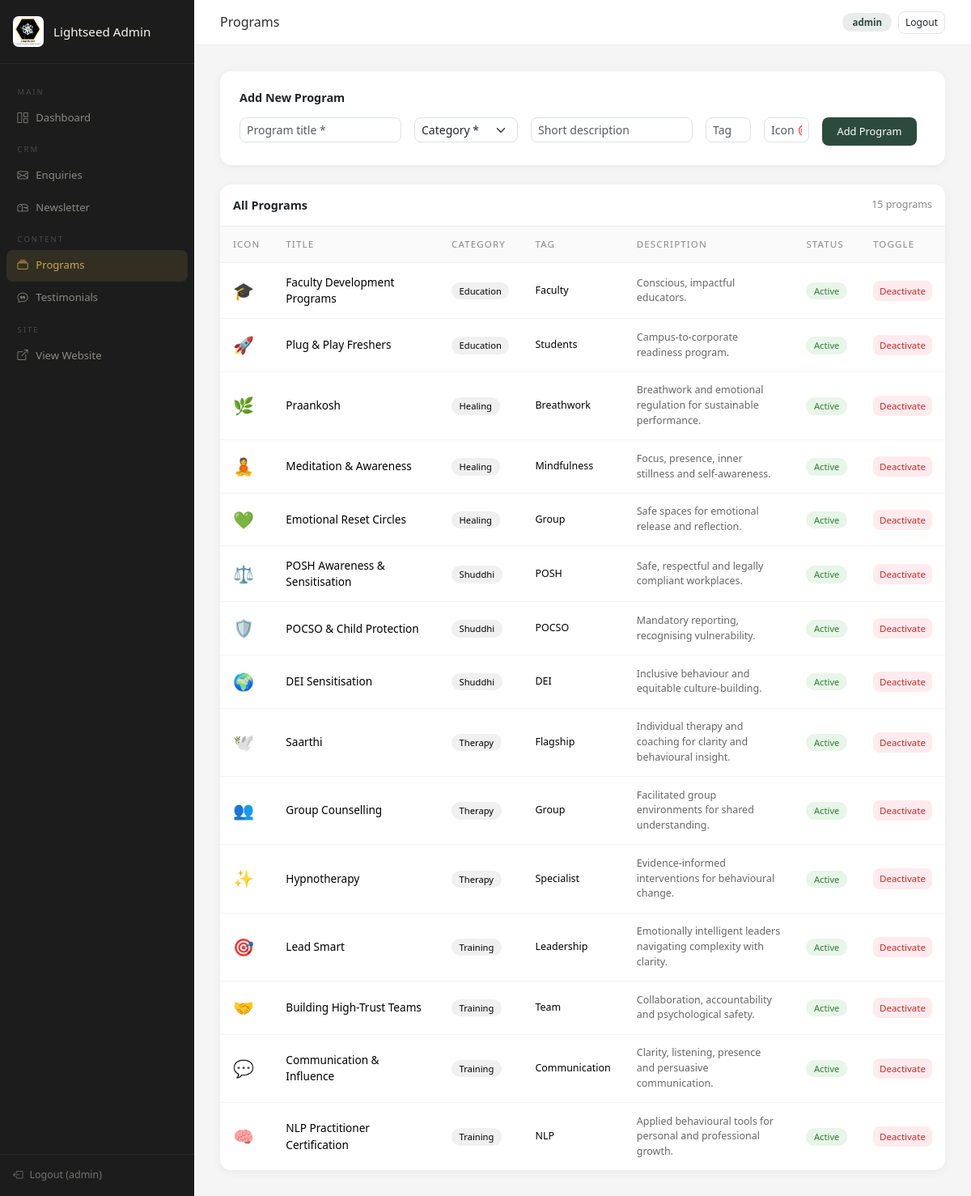
Page /admin/programs (signed in) on the committed database.
### tables this page shows
CREATE TABLE programs (
            id          INTEGER PRIMARY KEY AUTOINCREMENT,
            title       TEXT NOT NULL,
            category    TEXT NOT NULL,
            description TEXT,
            tag         TEXT,
            icon        TEXT,
            active      INTEGER DEFAULT 1
        );

### app.py (the view)
@app.route('/admin/programs')
@admin_required
def admin_programs():
    db = get_db()
    programs = db.execute("SELECT * FROM programs ORDER BY category,id").fetchall()
    return render_template('admin/programs.html', programs=programs)

### app.py (called while the page is built)
def get_db():
    if 'db' not in g:
        g.db = sqlite3.connect(
            app.config['DATABASE'],
            detect_types=sqlite3.PARSE_DECLTYPES
        )
        g.db.row_factory = sqlite3.Row
    return g.db

def admin_required(f):
    @wraps(f)
    def decorated(*args, **kwargs):
        if not session.get('admin_logged_in'):
            return redirect(url_for('admin_login'))
        return f(*args, **kwargs)
    return decorated

@app.after_request
def add_cors(response):
    response.headers['Access-Control-Allow-Origin'] = '*'
    response.headers['Access-Control-Allow-Headers'] = 'Content-Type,Authorization'
    response.headers['Access-Control-Allow-Methods'] = 'GET,POST,PUT,DELETE,OPTIONS'
    return response

### templates/admin/programs.html (shortened to what this page needs)
{% extends "admin/base_admin.html" %}
{% block page_title %}Programs{% endblock %}
{% block admin_content %}
<div style="background:#fff;border-radius:14px;padding:1.5rem;box-shadow:0 2px 12px rgba(0,0,0,0.05);margin-bottom:1.5rem;">
  <h6 style="font-size:0.9rem;font-weight:600;margin-bottom:1rem;">Add New Program</h6>
  <form method="POST" action="/admin/programs/add">
    <div class="row g-3">
      <div class="col-sm-6 col-lg-3">
        <input type="text" name="title" class="form-control form-control-sm" placeholder="Program title *" required style="border-radius:8px;">
      </div>
      <div class="col-sm-6 col-lg-2">
        <select name="category" class="form-select form-select-sm" required style="border-radius:8px;">
          <option value="">Category *</option>
        </select>
      </div>
      <div class="col-sm-6 col-lg-3">
        <input type="text" name="description" class="form-control form-control-sm" placeholder="Short description" style="border-radius:8px;">
      </div>
      <div class="col-sm-3 col-lg-1">
        <input type="text" name="tag" class="form-control form-control-sm" placeholder="Tag" style="border-radius:8px;">
      </div>
      <div class="col-sm-3 col-lg-1">
        <input type="text" name="icon" class="form-control form-control-sm" placeholder="Icon 🎯" style="border-radius:8px;">
      </div>
      <div class="col-auto">
        <button type="submit" class="btn btn-sm" style="background:#2D4A3E;color:#fff;border-radius:8px;padding:0.42rem 1.1rem;font-size:0.8rem;">Add Program</button>
      </div>
    </div>
  </form>
</div>
<div class="admin-table">
  <div class="d-flex justify-content-between align-items-center p-3" style="border-bottom:1px solid #eee;">
    <h6 class="mb-0" style="font-size:0.9rem;font-weight:600;">All Programs</h6>
    <span style="font-size:0.78rem;color:#888;">{{ programs|length }} programs</span>
  </div>
  <div class="table-responsive">
    <table class="table">
      <thead><tr>
        <th>Icon</th><th>Title</th><th>Category</th><th>Tag</th><th>Description</th><th>Status</th><th>Toggle</th>
      </tr></thead>
      <tbody>
        {% for p in programs %}
        <tr {% if not p['active'] %}style="opacity:0.5;"{% endif %}>
          <td style="font-size:1.3rem;">{{ p['icon'] or '📌' }}</td>
          <td style="font-weight:500;font-size:0.85rem;">{{ p['title'] }}</td>
          <td>
            <span style="font-size:0.7rem;background:#f0f0f0;padding:0.2rem 0.6rem;border-radius:100px;text-transform:capitalize;">{{ p['category'] }}</span>
          </td>
          <td style="font-size:0.78rem;">{{ p['tag'] or '—' }}</td>
          <td style="font-size:0.78rem;color:#666;max-width:250px;">{{ (p['description'] or '')[:80] }}{% if p['description'] and p['description']|length > 80 %}…{% endif %}</td>
          <td>
            {% if p['active'] %}
              <span style="background:#E8F5E9;color:#2E7D32;border-radius:100px;padding:0.2rem 0.6rem;font-size:0.7rem;">Active</span>
            {% else %}
              <span style="background:#F5F5F5;color:#888;border-radius:100px;padding:0.2rem 0.6rem;font-size:0.7rem;">Inactive</span>
            {% endif %}
          </td>
          <td>
            <form method="POST" action="/admin/programs/{{ p['id'] }}/toggle">
              <button type="submit" class="btn btn-sm"
                style="border-radius:8px;font-size:0.72rem;border:none;
                       background:{% if p['active'] %}#FFEBEE;color:#C62828{% else %}#E8F5E9;color:#2E7D32{% endif %};">
                {% if p['active'] %}Deactivate{% else %}Activate{% endif %}
              </button>
            </form>
          </td>
        </tr>
        {% else %}
        <tr><td colspan="7" class="text-center" style="color:#aaa;padding:2rem;">No programs yet.</td></tr>
        {% endfor %}
      </tbody>
    </table>
  </div>
</div>
{% endblock %}

### templates/admin/base_admin.html (style rules this page uses)
:root { --gold:#C9A84C; --green:#2D4A3E; --teal:#2A7A6F; --cream:#FAF6EE; }
body { background: #F5F5F5; font-family: 'Segoe UI', system-ui, sans-serif; }
.admin-table { background: #fff; border-radius: 14px; overflow: hidden; box-shadow: 0 2px 12px rgba(0,0,0,0.05); }
.admin-table table { margin: 0; }
.admin-table th { font-size: 0.72rem; text-transform: uppercase; letter-spacing: 0.1em; color: #888; background: #fafafa; border-bottom: 1px solid #eee; padding: 0.85rem 1rem; font-weight: 500; }
.admin-table td { padding: 0.85rem 1rem; vertical-align: middle; font-size: 0.84rem; border-bottom: 1px solid #f5f5f5; }
.admin-table tr:last-child td { border-bottom: none; }

### rows in the picture
programs: icon "🎓", title "Faculty Development Programs", category "Education", tag "Faculty", description "Conscious, impactful educators.", active "Active"
programs: icon "🚀", title "Plug & Play Freshers", category "Education", tag "Students", description "Campus-to-corporate readiness program.", active "Active"
programs: icon "🌿", title "Praankosh", category "Healing", tag "Breathwork", description "Breathwork and emotional regulation for sustainable performance.", active "Active"
programs: icon "🧘", title "Meditation & Awareness", category "Healing", tag "Mindfulness", description "Focus, presence, inner stillness and self-awareness.", active "Active"
programs: icon "💚", title "Emotional Reset Circles", category "Healing", tag "Group", description "Safe spaces for emotional release and reflection.", active "Active"
programs: icon "⚖️", title "POSH Awareness & Sensitisation", category "Shuddhi", tag "POSH", description "Safe, respectful and legally compliant workplaces.", active "Active"
programs: icon "🛡️", title "POCSO & Child Protection", category "Shuddhi", tag "POCSO", description "Mandatory reporting, recognising vulnerability.", active "Active"
programs: icon "🌍", title "DEI Sensitisation", category "Shuddhi", tag "DEI", description "Inclusive behaviour and equitable culture-building.", active "Active"
programs: icon "🕊️", title "Saarthi", category "Therapy", tag "Flagship", description "Individual therapy and coaching for clarity and behavioural insight.", active "Active"
programs: icon "👥", title "Group Counselling", category "Therapy", tag "Group", description "Facilitated group environments for shared understanding.", active "Active"
programs: icon "✨", title "Hypnotherapy", category "Therapy", tag "Specialist", description "Evidence-informed interventions for behavioural change.", active "Active"
programs: icon "🎯", title "Lead Smart", category "Training", tag "Leadership", description "Emotionally intelligent leaders navigating complexity with clarity.", active "Active"
programs: icon "🤝", title "Building High-Trust Teams", category "Training", tag "Team", description "Collaboration, accountability and psychological safety.", active "Active"
programs: icon "💬", title "Communication & Influence", category "Training", tag "Communication", description "Clarity, listening, presence and persuasive communication.", active "Active"
programs: icon "🧠", title "NLP Practitioner Certification", category "Training", tag "NLP", description "Applied behavioural tools for personal and professional growth.", active "Active"

### other values in the picture
{{ session.admin_username }} "admin"
{{ programs|length }} "15"
